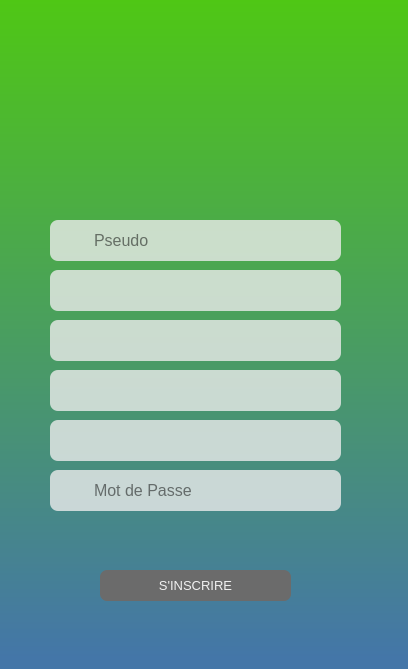
<?xml version="1.0" encoding="UTF-8"?>
<ui version="4.0">
 <class>ui_Inscription</class>
 <widget class="QWidget" name="ui_Inscription">
  <property name="geometry">
   <rect>
    <x>0</x>
    <y>0</y>
    <width>408</width>
    <height>669</height>
   </rect>
  </property>
  <property name="windowTitle">
   <string>Form</string>
  </property>
  <property name="styleSheet">
   <string notr="true">background-color: qlineargradient(spread:pad, x1:0, y1:0, x2:0, y2:0.982955, stop:0 rgba(79, 199, 21, 255), stop:1 rgba(68, 118, 168, 255));</string>
  </property>
  <widget class="QLabel" name="Logo">
   <property name="geometry">
    <rect>
     <x>110</x>
     <y>40</y>
     <width>171</width>
     <height>131</height>
    </rect>
   </property>
   <property name="styleSheet">
    <string notr="true">background: none;</string>
   </property>
   <property name="text">
    <string/>
   </property>
   <property name="pixmap">
    <pixmap>../../../8-Ressources/Image/logo.png</pixmap>
   </property>
   <property name="scaledContents">
    <bool>true</bool>
   </property>
  </widget>
  <widget class="QPlainTextEdit" name="champ_PSEUDO">
   <property name="geometry">
    <rect>
     <x>50</x>
     <y>220</y>
     <width>291</width>
     <height>41</height>
    </rect>
   </property>
   <property name="font">
    <font>
     <pointsize>12</pointsize>
    </font>
   </property>
   <property name="styleSheet">
    <string notr="true">background-color: rgba(235, 235, 235, 0.8);
border-radius: 8px;
padding-left: 40px;
padding-top: 7px;</string>
   </property>
   <property name="placeholderText">
    <string>Pseudo</string>
   </property>
  </widget>
  <widget class="QPlainTextEdit" name="champ_MDP">
   <property name="geometry">
    <rect>
     <x>50</x>
     <y>470</y>
     <width>291</width>
     <height>41</height>
    </rect>
   </property>
   <property name="font">
    <font>
     <pointsize>12</pointsize>
    </font>
   </property>
   <property name="styleSheet">
    <string notr="true">background-color: rgba(235, 235, 235, 0.8);
border-radius: 8px;
padding-left: 40px;
padding-top: 7px;</string>
   </property>
   <property name="placeholderText">
    <string>Mot de Passe</string>
   </property>
  </widget>
  <widget class="QLabel" name="icon_MDP">
   <property name="geometry">
    <rect>
     <x>50</x>
     <y>470</y>
     <width>41</width>
     <height>41</height>
    </rect>
   </property>
   <property name="styleSheet">
    <string notr="true">background: none;
padding: 6px;</string>
   </property>
   <property name="text">
    <string/>
   </property>
   <property name="pixmap">
    <pixmap>../icon/padlock.png</pixmap>
   </property>
   <property name="scaledContents">
    <bool>true</bool>
   </property>
  </widget>
  <widget class="QLabel" name="icon_USER">
   <property name="geometry">
    <rect>
     <x>50</x>
     <y>220</y>
     <width>41</width>
     <height>41</height>
    </rect>
   </property>
   <property name="styleSheet">
    <string notr="true">background: none;
padding: 6px;</string>
   </property>
   <property name="text">
    <string/>
   </property>
   <property name="pixmap">
    <pixmap>../icon/utilisateur.png</pixmap>
   </property>
   <property name="scaledContents">
    <bool>true</bool>
   </property>
  </widget>
  <widget class="QPushButton" name="button_INSCRIRE">
   <property name="geometry">
    <rect>
     <x>100</x>
     <y>570</y>
     <width>191</width>
     <height>31</height>
    </rect>
   </property>
   <property name="font">
    <font>
     <pointsize>10</pointsize>
    </font>
   </property>
   <property name="styleSheet">
    <string notr="true">background: #6B6B6B;
border: none;
border-radius: 7px;
color: rgb(240, 240, 240);</string>
   </property>
   <property name="text">
    <string>S'INSCRIRE</string>
   </property>
  </widget>
  <widget class="QPlainTextEdit" name="champ_EMAIL">
   <property name="geometry">
    <rect>
     <x>50</x>
     <y>270</y>
     <width>291</width>
     <height>41</height>
    </rect>
   </property>
   <property name="font">
    <font>
     <pointsize>12</pointsize>
    </font>
   </property>
   <property name="styleSheet">
    <string notr="true">background-color: rgba(235, 235, 235, 0.8);
border-radius: 8px;
padding-left: 40px;
padding-top: 7px;</string>
   </property>
   <property name="plainText">
    <string/>
   </property>
   <property name="placeholderText">
    <string notr="true">E-Mail</string>
   </property>
  </widget>
  <widget class="QLabel" name="icon_MAIL">
   <property name="geometry">
    <rect>
     <x>50</x>
     <y>270</y>
     <width>41</width>
     <height>41</height>
    </rect>
   </property>
   <property name="styleSheet">
    <string notr="true">background: none;
padding: 6px;</string>
   </property>
   <property name="text">
    <string/>
   </property>
   <property name="pixmap">
    <pixmap>../icon/email.png</pixmap>
   </property>
   <property name="scaledContents">
    <bool>true</bool>
   </property>
  </widget>
  <widget class="QPlainTextEdit" name="champ_NOM">
   <property name="geometry">
    <rect>
     <x>50</x>
     <y>320</y>
     <width>291</width>
     <height>41</height>
    </rect>
   </property>
   <property name="font">
    <font>
     <pointsize>12</pointsize>
    </font>
   </property>
   <property name="styleSheet">
    <string notr="true">background-color: rgba(235, 235, 235, 0.8);
border-radius: 8px;
padding-left: 40px;
padding-top: 7px;</string>
   </property>
   <property name="plainText">
    <string/>
   </property>
   <property name="placeholderText">
    <string notr="true">Nom</string>
   </property>
  </widget>
  <widget class="QLabel" name="icon_NOM">
   <property name="geometry">
    <rect>
     <x>50</x>
     <y>320</y>
     <width>41</width>
     <height>41</height>
    </rect>
   </property>
   <property name="styleSheet">
    <string notr="true">background: none;
padding: 6px;</string>
   </property>
   <property name="text">
    <string/>
   </property>
   <property name="pixmap">
    <pixmap>../icon/id-card.png</pixmap>
   </property>
   <property name="scaledContents">
    <bool>true</bool>
   </property>
  </widget>
  <widget class="QLabel" name="icon_PRENOM">
   <property name="geometry">
    <rect>
     <x>50</x>
     <y>370</y>
     <width>41</width>
     <height>41</height>
    </rect>
   </property>
   <property name="styleSheet">
    <string notr="true">background: none;
padding: 6px;</string>
   </property>
   <property name="text">
    <string/>
   </property>
   <property name="pixmap">
    <pixmap>../icon/id-card.png</pixmap>
   </property>
   <property name="scaledContents">
    <bool>true</bool>
   </property>
  </widget>
  <widget class="QPlainTextEdit" name="champ_PRENOM">
   <property name="geometry">
    <rect>
     <x>50</x>
     <y>370</y>
     <width>291</width>
     <height>41</height>
    </rect>
   </property>
   <property name="font">
    <font>
     <pointsize>12</pointsize>
    </font>
   </property>
   <property name="styleSheet">
    <string notr="true">background-color: rgba(235, 235, 235, 0.8);
border-radius: 8px;
padding-left: 40px;
padding-top: 7px;</string>
   </property>
   <property name="plainText">
    <string/>
   </property>
   <property name="placeholderText">
    <string notr="true">Prénom</string>
   </property>
  </widget>
  <widget class="QLabel" name="icon_AGE">
   <property name="geometry">
    <rect>
     <x>50</x>
     <y>420</y>
     <width>41</width>
     <height>41</height>
    </rect>
   </property>
   <property name="styleSheet">
    <string notr="true">background: none;
padding: 6px;</string>
   </property>
   <property name="text">
    <string/>
   </property>
   <property name="pixmap">
    <pixmap>../icon/id-card.png</pixmap>
   </property>
   <property name="scaledContents">
    <bool>true</bool>
   </property>
  </widget>
  <widget class="QPlainTextEdit" name="champ_AGE">
   <property name="geometry">
    <rect>
     <x>50</x>
     <y>420</y>
     <width>291</width>
     <height>41</height>
    </rect>
   </property>
   <property name="font">
    <font>
     <pointsize>12</pointsize>
    </font>
   </property>
   <property name="styleSheet">
    <string notr="true">background-color: rgba(235, 235, 235, 0.8);
border-radius: 8px;
padding-left: 40px;
padding-top: 7px;</string>
   </property>
   <property name="plainText">
    <string/>
   </property>
   <property name="placeholderText">
    <string notr="true">Age</string>
   </property>
  </widget>
  <zorder>champ_AGE</zorder>
  <zorder>icon_AGE</zorder>
  <zorder>champ_PRENOM</zorder>
  <zorder>Logo</zorder>
  <zorder>champ_PSEUDO</zorder>
  <zorder>champ_MDP</zorder>
  <zorder>icon_MDP</zorder>
  <zorder>icon_USER</zorder>
  <zorder>button_INSCRIRE</zorder>
  <zorder>champ_EMAIL</zorder>
  <zorder>icon_MAIL</zorder>
  <zorder>champ_NOM</zorder>
  <zorder>icon_NOM</zorder>
  <zorder>icon_PRENOM</zorder>
 </widget>
 <resources/>
 <connections/>
</ui>
